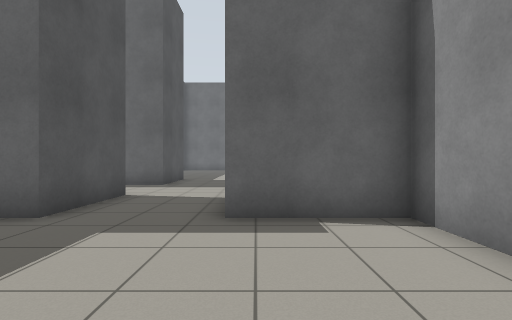
[1] (above)

16 first-person views from a walk through a world built for the Gazebo simulator. The camera is 0.94 m above the floor, looks level and sees 85° across. The floor is counted in squares, 1 m on a side. Each view is taken from the middle of a square. On the plan, view 1 faces up. The plan holds only what a view shows up to about 11 squares ahead; the rest is blank.

[2]
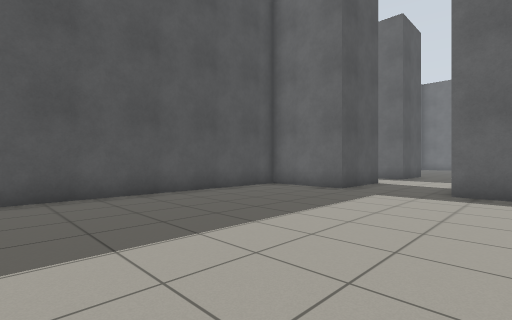

[3]
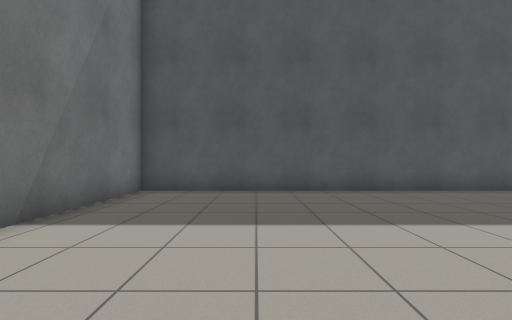

[4]
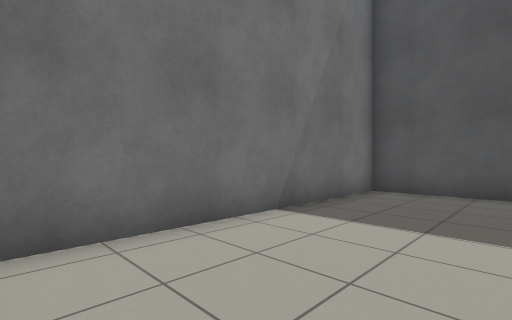

[5]
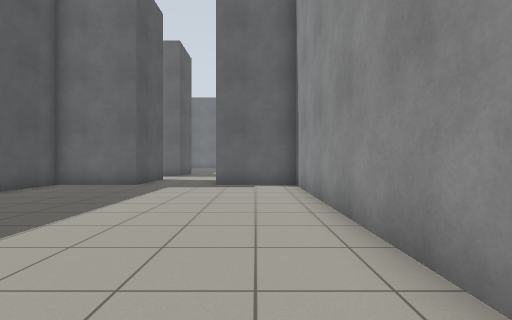

[6]
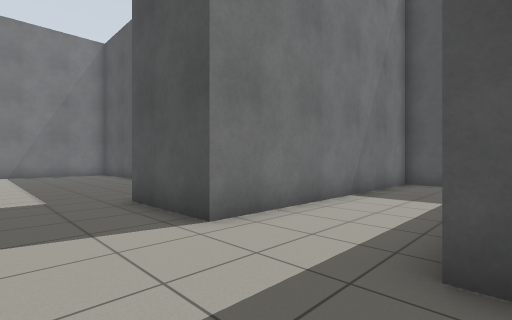

[7]
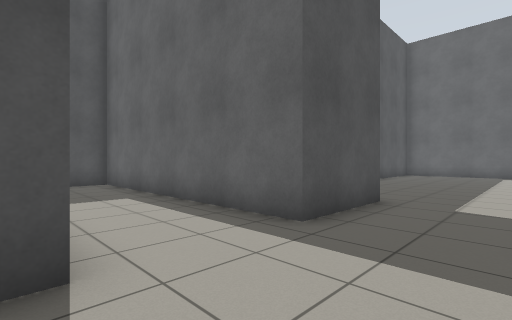

[8]
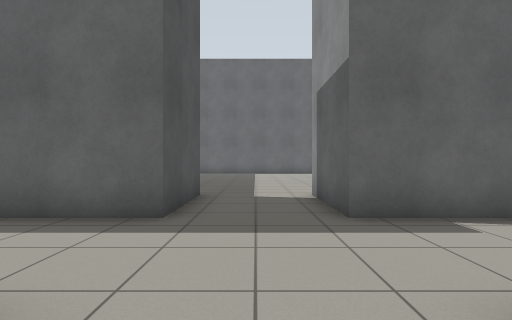

[9]
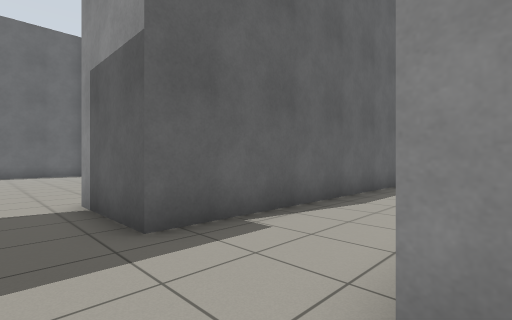

[10]
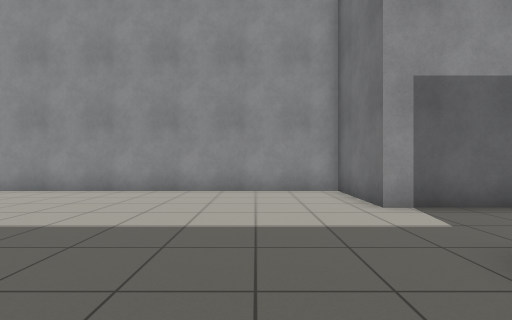

[11]
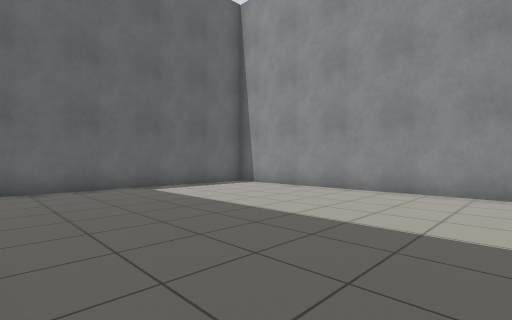

[12]
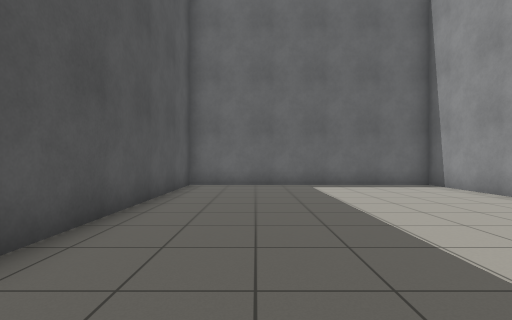

[13]
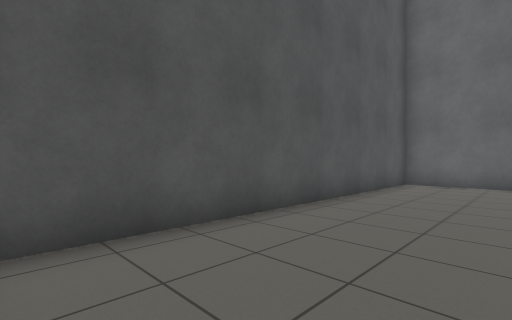

[14]
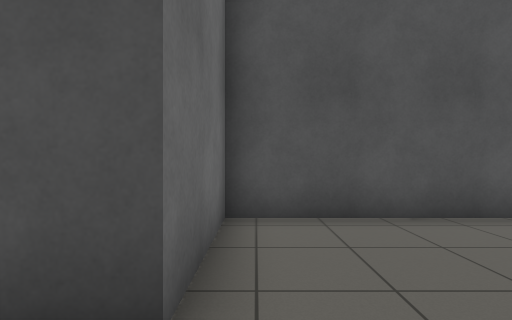

[15]
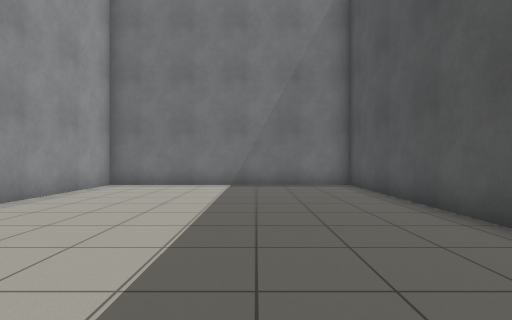

[16]
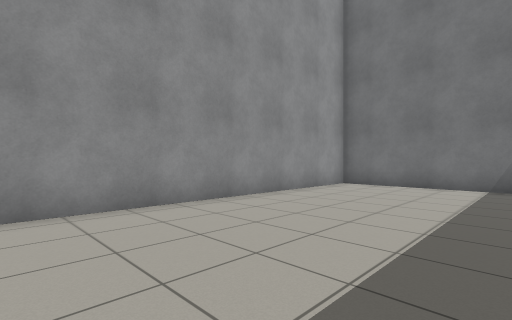

### Floor plan
Ten units are one square. View 1 is at (0, 0); x grows to the right and y downward. Boxes are objects, and circles mark ways between rooms. Rooms are numbered by the first view taken in them; rooms with no view inside come last. Other rooms are left out.
<svg viewBox="-130 -260 160 340">
<path fill="none" stroke="#000" d="M-5 -70 -5 -75M-5 -105 -5 -135M-35 -135 -35 -105 -125 -105 -125 -75 -35 -75 -35 -45 -65 -45 -65 75 25 75 25 -45 -5 -45M-5 -135 25 -135 25 -255 -65 -255 -65 -135 -35 -135"/>
<circle cx="-20" cy="-133" r="3" fill="#2a7"/>
<text x="-30" y="-20">1</text>
<text x="-20" y="-200">2</text>
</svg>
Room 1 opens to room 2.

Where each view was taken, in squares from view 1:
view 1: 0 up, 0 right, facing up
view 2: 4 down, 1 right, facing up-left
view 3: 4 down, 2 right, facing left
view 4: 4 down, 2 right, facing down-left
view 5: 6 down, 1 right, facing up
view 6: 11 up, 1 left, facing down-left
view 7: 7 up, 1 left, facing up-left
view 8: 6 up, 2 left, facing up
view 9: 7 up, 2 left, facing up-right
view 10: 16 up, 6 left, facing right
view 11: 16 up, 6 left, facing up-right
view 12: 15 up, 4 left, facing up
view 13: 14 up, 3 left, facing up-left
view 14: 14 up, 2 left, facing left
view 15: 3 up, 3 left, facing down
view 16: 3 up, 3 left, facing down-right
